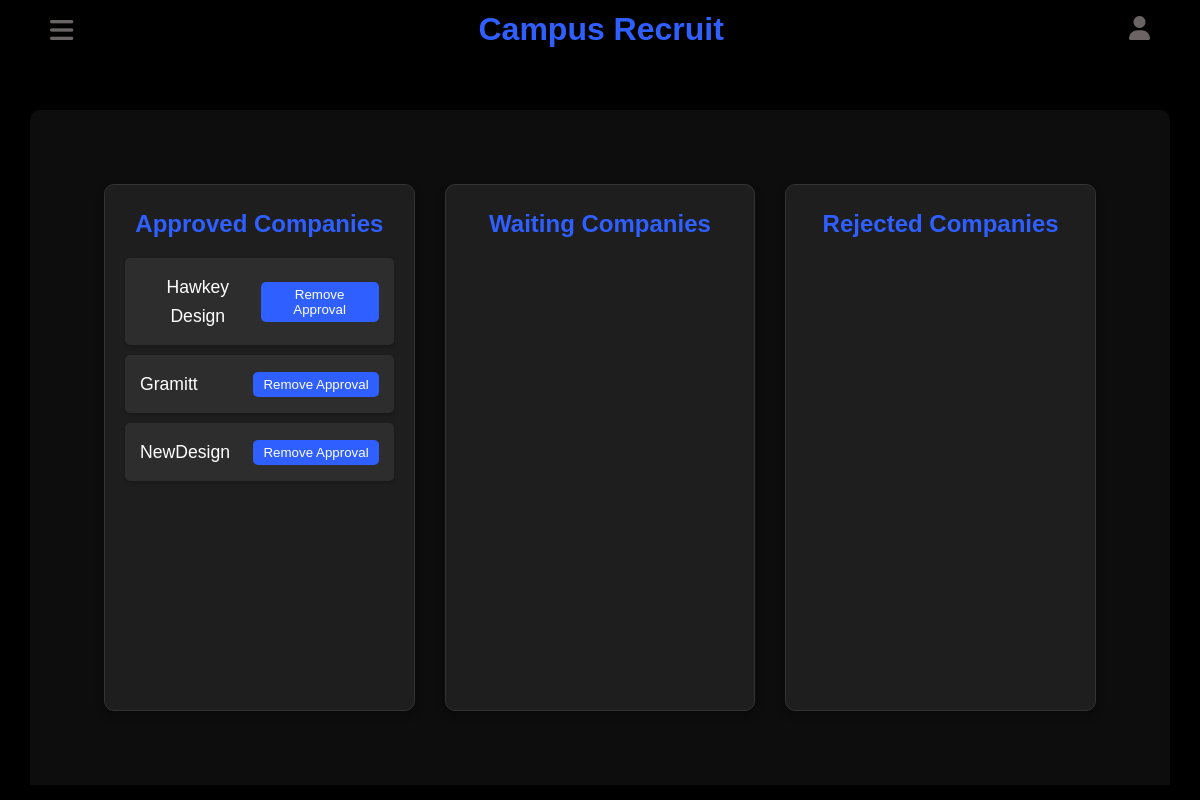
/Admin/manageCompany.php (signed in), run on the app's committed database.
### tables this page shows
CREATE TABLE `company_details` (
  `Company_id` int(11) NOT NULL,
  `Company_name` varchar(255) NOT NULL,
  `Contact_person` varchar(255) NOT NULL,
  `account_email` varchar(255) NOT NULL,
  `PhoneNum` varchar(255) NOT NULL,
  `date_of_joined` timestamp NOT NULL DEFAULT current_timestamp(),
  `approval` enum('approved','pending','rejected') DEFAULT 'pending'
);

### Admin/manageCompany.php (the view, shortened to what this page needs)
<?php
    include "connection.php";
    $approved_companies_stmt = $conn->prepare("SELECT * FROM company_details WHERE approval = 'approved'");
    $approved_companies_stmt->execute();
    $approved_companies_result = $approved_companies_stmt->get_result();
?>
<!DOCTYPE html>
<html lang="en">
<head>
    <link rel="stylesheet" href="https://cdnjs.cloudflare.com/ajax/libs/font-awesome/6.6.0/css/all.min.css" />
</head>
<body>
    <div class="main-container">
        <div class="header">
            <button class="menu-btn" onclick="toggleSidebar()">
                <i class="fa-solid fa-bars" id="menu"></i>
            </button>
            <a href="#" class="logo">Campus Recruit</a>
            <div class="profile-container">
                <i class="fa-solid fa-user" id="profile" onclick="toggleProfileMenu()"></i>
            </div>
        </div>
        <div class="container">
            <div class="company-list">
                <h2>Approved Companies</h2>
                <?php while ($company = $approved_companies_result->fetch_assoc()): ?>
                    <div class="company">
                        <span><?php echo htmlspecialchars($company['Company_name']); ?></span>
                        <div class="company-actions">
                            <form method="POST" style="display:inline;">
                                <button type="submit">Remove Approval</button>
                            </form>
                        </div>
                    </div>
                <?php endwhile; ?>
            </div>
            <div class="company-list">
                <h2>Waiting Companies</h2>
            </div>
            <div class="company-list">
                <h2>Rejected Companies</h2>
            </div>
        </div>
    </div>
</body>
</html>

### Admin/manageCompany.php (style rules this page uses)
* { padding: 0; margin: 0; font-family: 'Gill Sans', 'Gill Sans MT', Calibri, 'Trebuchet MS', sans-serif; box-sizing: border-box; }
body { font-family: Arial, sans-serif; margin: 0; padding: 0; line-height: 1.6; scroll-behavior: smooth; color: aliceblue; background-color: black; }
.main-container { display: flex; flex-direction: column; align-items: center; width: 100%; height: 100vh; }
.header { display: flex; height: 60px; width: 100%; align-items: center; justify-content: space-between; padding: 10px 50px; }
.logo { font-size: 2rem; font-weight: bold; color: #2f5fff; text-decoration: none; }
.container { padding: 4rem; width: 95%; height: calc(100vh - 60px); margin: 15px; margin-top: 50px; border-radius: 10px 10px 0 0; background: #0d0d0d; text-align: center; display: grid; grid-template-columns: repeat(3, 1fr); gap: 10px; row-gap: 0px; }
.profile-container { position: relative; display: inline-block; }
.menu-btn { background-color: transparent; outline: none; border: none; }
#menu { font-size: 2em; color: #6b6464; }
#profile { font-size: 1.5em; color: #6b6464; }
.company-list { background-color: #1e1e1e; border-radius: 10px; padding: 20px; margin: 10px; border: 1px solid #333; box-shadow: 0 4px 8px rgba(0, 0, 0, 0.3); }
.company-list h2 { color: #2f5fff; margin-bottom: 15px; }
.company { background-color: #2d2d2d; border-radius: 5px; padding: 15px; margin-bottom: 10px; display: flex; justify-content: space-between; align-items: center; box-shadow: 0 2px 4px rgba(0, 0, 0, 0.2); }
.company span { font-size: 1.1em; color: #ffffff; }
.company-actions form { display: inline; }
.company-actions button { background-color: #2f5fff; border: none; color: #ffffff; padding: 5px 10px; margin-left: 5px; border-radius: 5px; cursor: pointer; transition: background-color 0.3s ease; }
@media (max-width: 1200px) { .container { grid-template-columns: repeat(3, 1fr); } }

### data on the page
company_details: Company_name "Hawkey Design"
company_details: Company_name "Gramitt"
company_details: Company_name "NewDesign"
